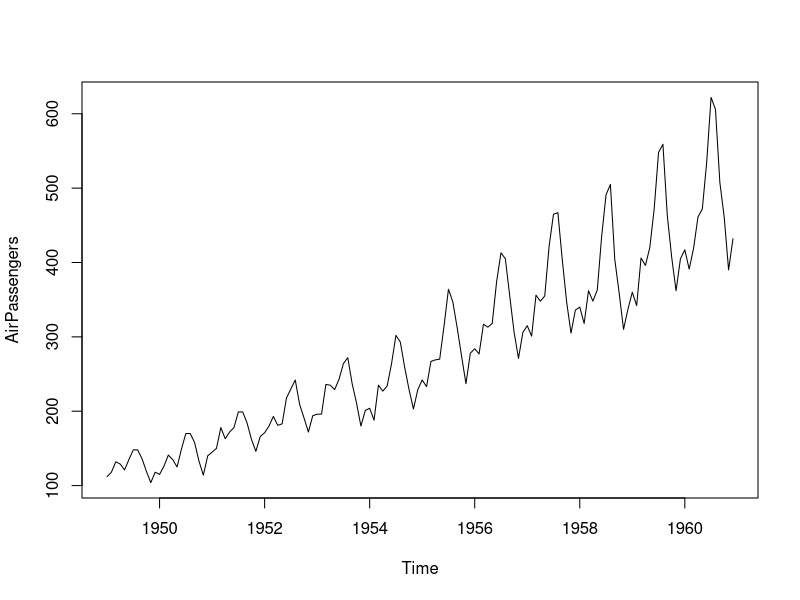
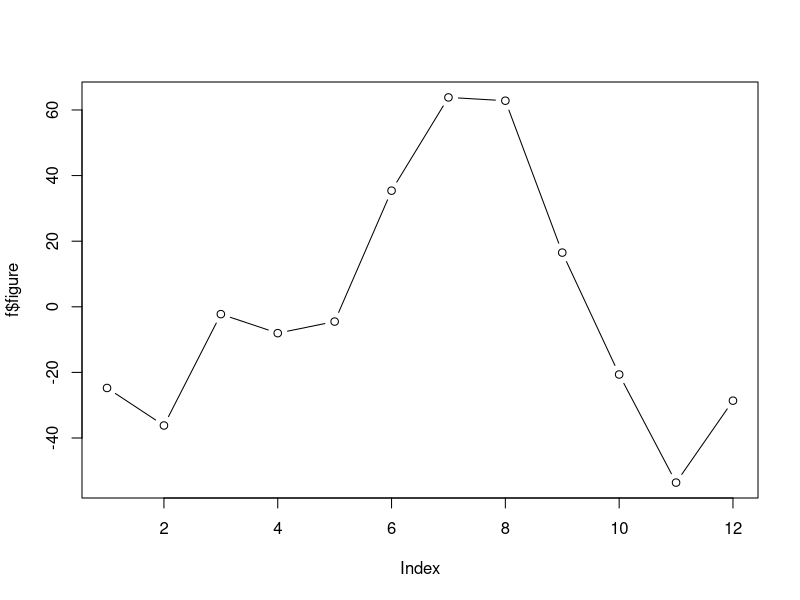
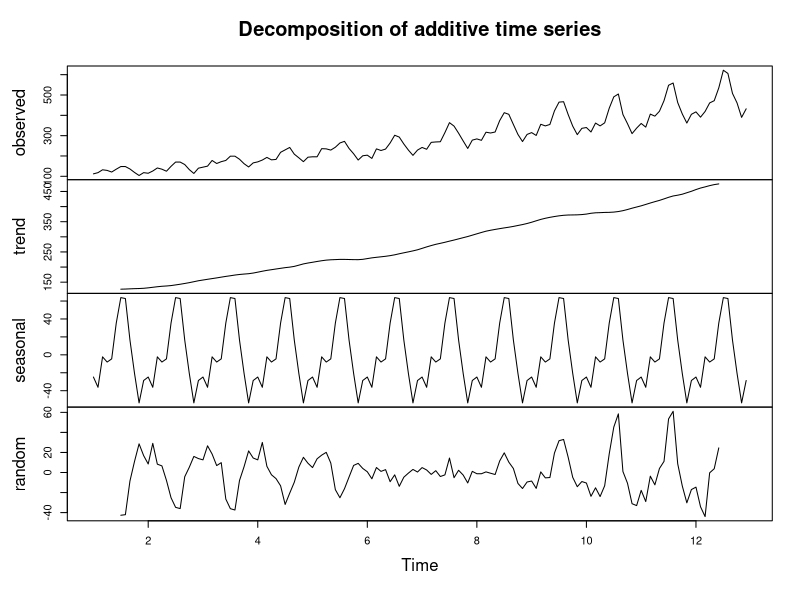
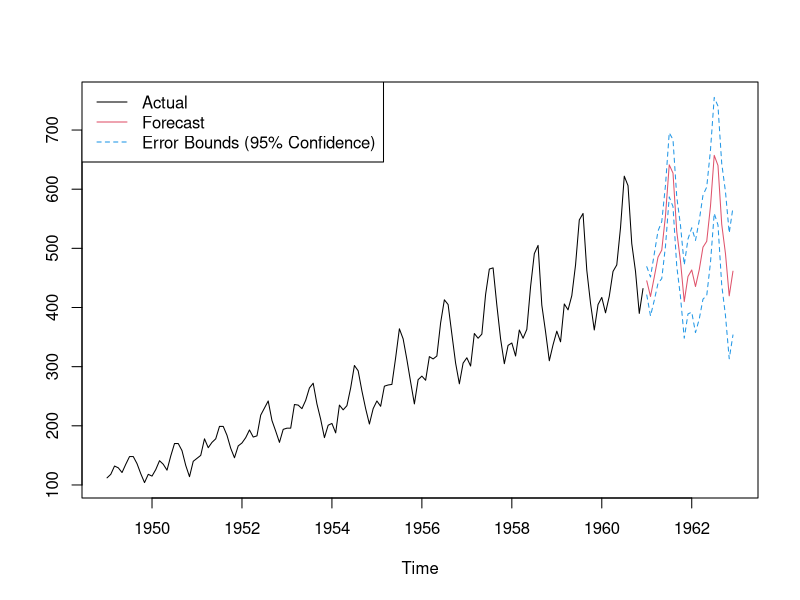

Recreate these plots in R, in order.
#Time Series Data using class ts()
#frequency=7: a weekly series###I frequency=12: a monthly series####I frequency=4: a quarterly series

a <- ts(1:20, frequency = 12, start = c(2011, 3))
print(a)
str(a)
attributes(a)

#Decompose a time series into components
##I Trend component: long term trend
##I Seasonal component: seasonal variation
##I Cyclical component: repeated but non-periodic fluctuations
##I Irregular component: the residuals

plot(AirPassengers)
apts <- ts(AirPassengers, frequency = 12)
f <- decompose(apts)
plot(f$figure, type = "b") # seasonal figures
plot(f)

# time series forecasting 
# build an ARIMA model
fit <- arima(AirPassengers, order = c(1, 0, 0), list(order = c(2,1, 0), period = 12))
fore <- predict(fit, n.ahead = 24)
# error bounds at 95% confidence level
U <- fore$pred + 2 * fore$se
L <- fore$pred - 2 * fore$se

ts.plot(AirPassengers, fore$pred, U, L, col = c(1, 2, 4, 4), lty = c(1, 1, 2, 2))
legend("topleft", col = c(1, 2, 4), lty = c(1, 1, 2),c("Actual", "Forecast", "Error Bounds (95% Confidence)"))
